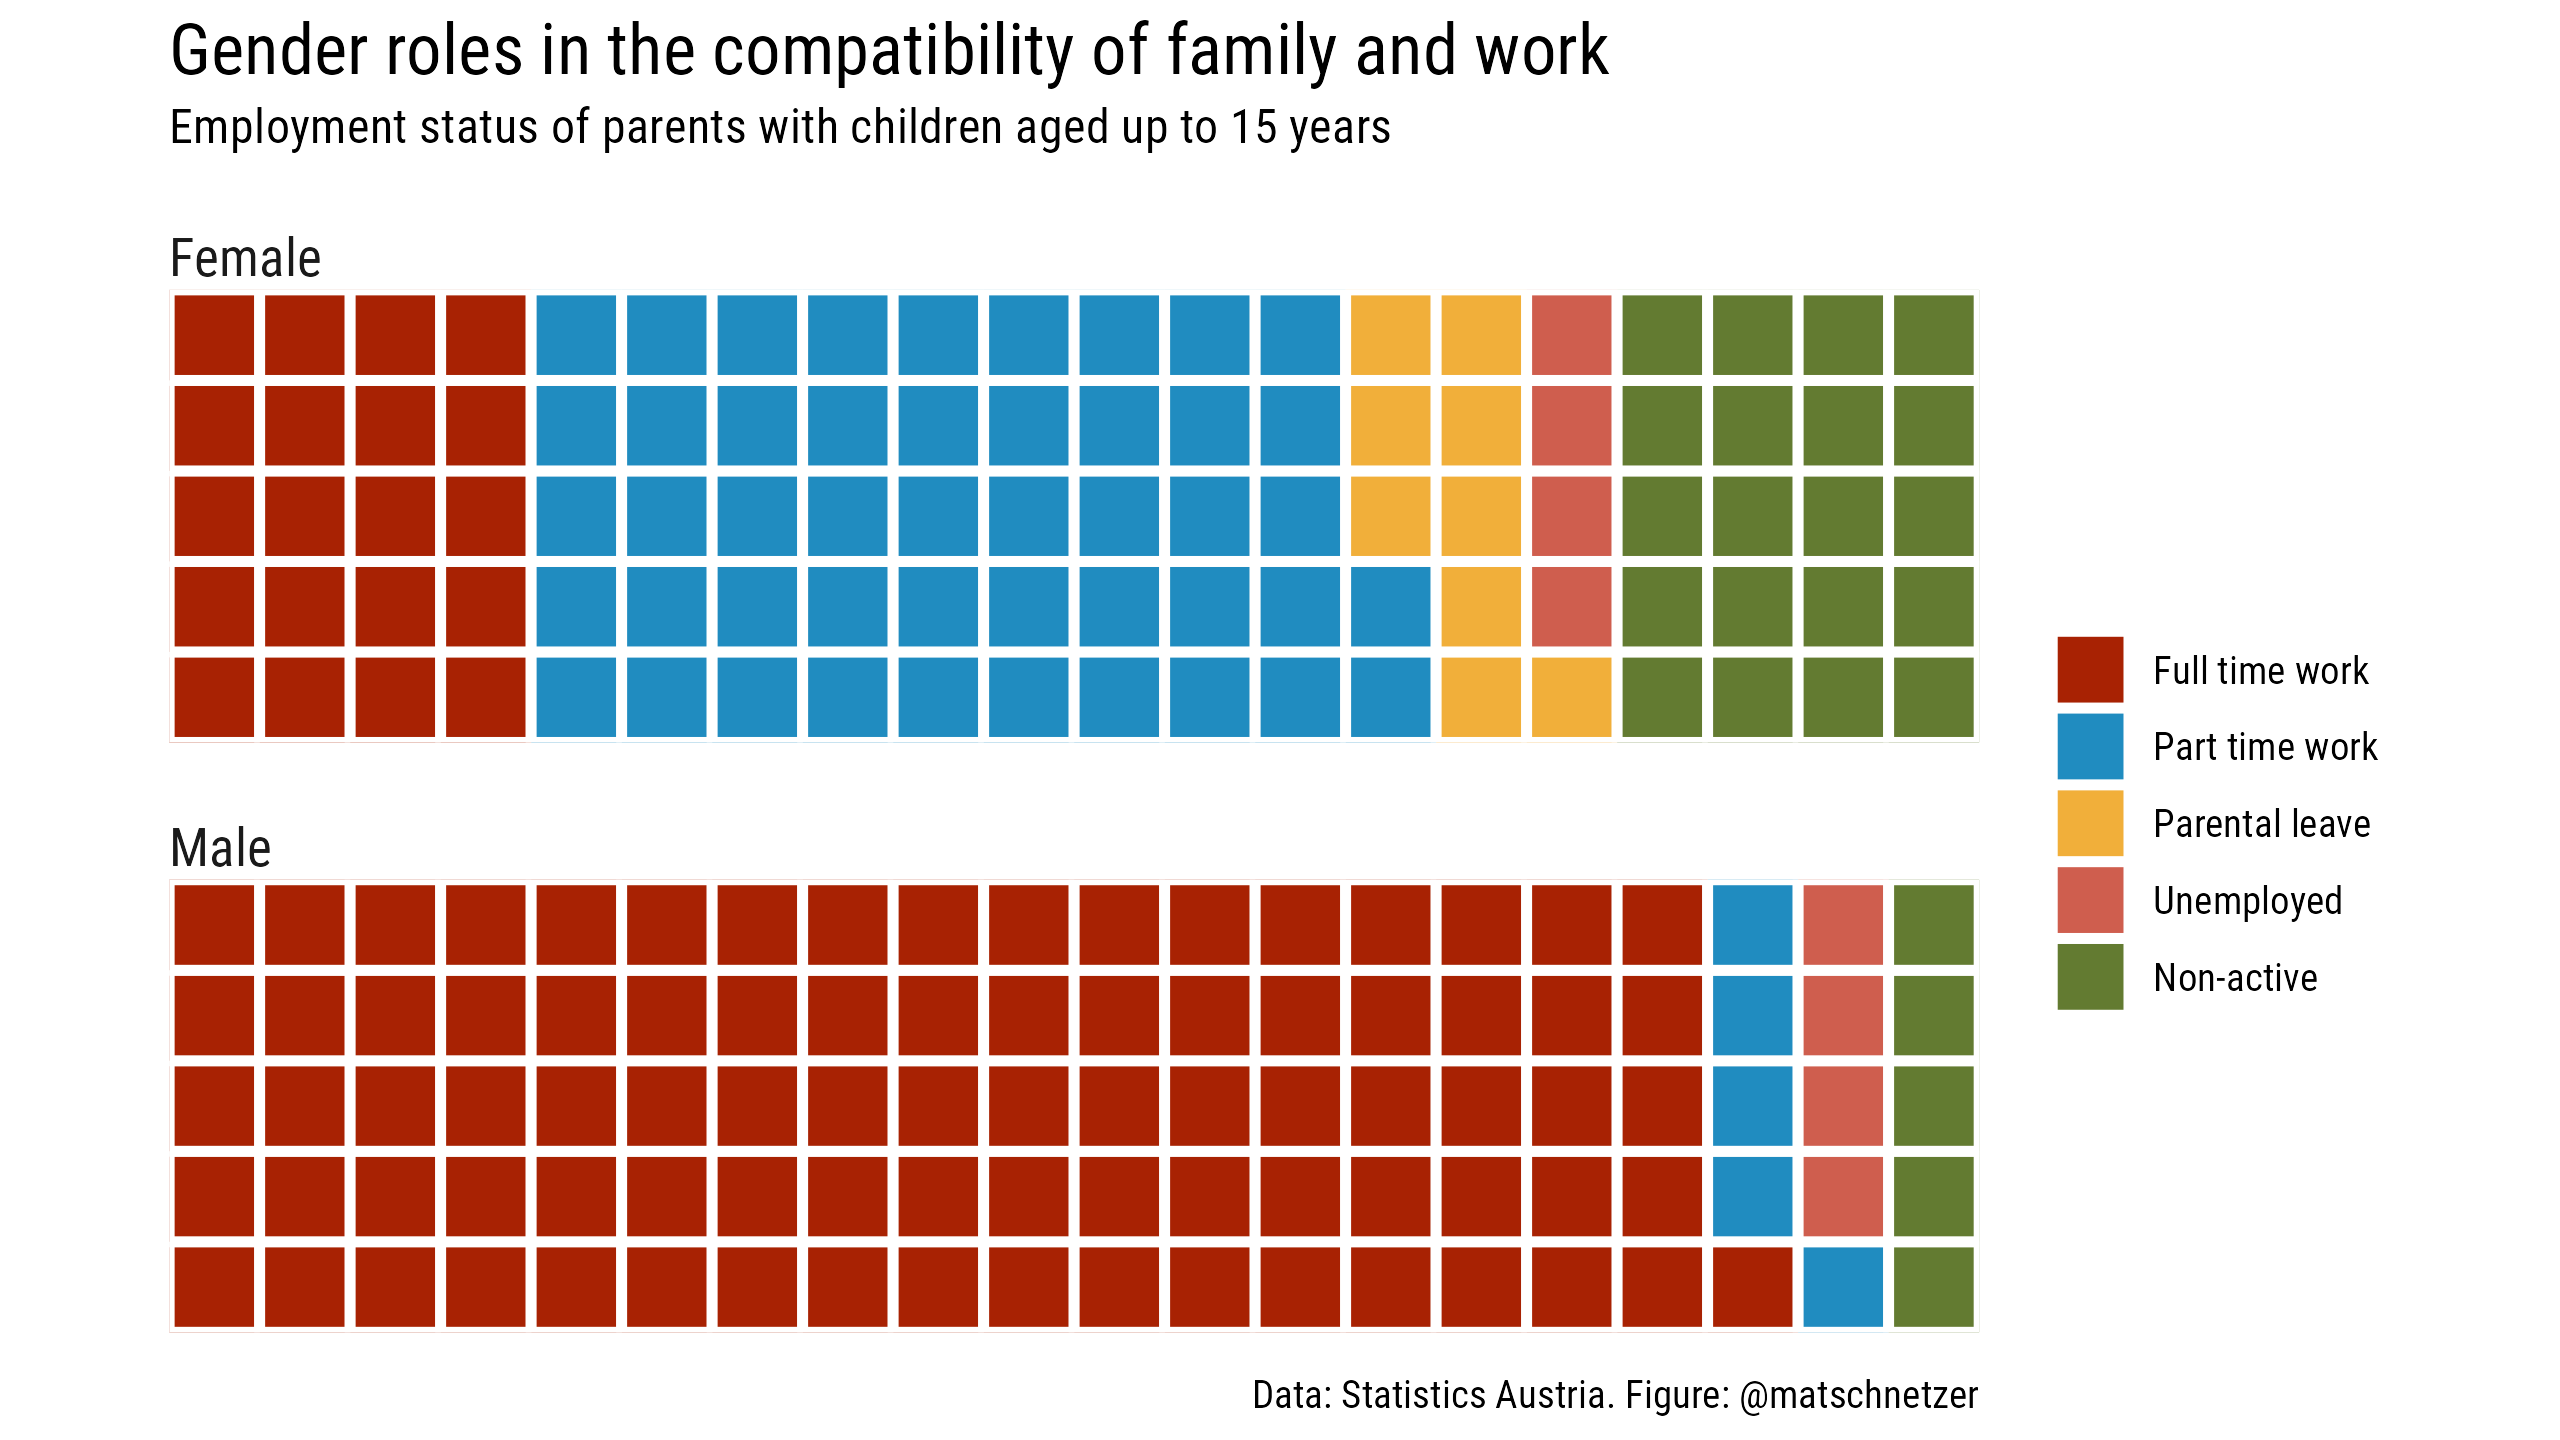

This chart was generated by the following R code:
library(tidyverse)
library(waffle)
library(MetBrewer)

data <- read.csv("empstatus.csv")

plotdata <- data |> 
  mutate(empstatus = factor(empstatus, levels = c("Full time work","Part time work","Parental leave","Unemployed","Non-active"))) |> 
  pivot_longer(-empstatus, names_to = "gender", values_to = "values")

ggplot(plotdata, aes(fill = empstatus, values = values)) +
  geom_waffle(color = "white", size=1.15, n_rows = 5, na.rm = T) +
  facet_wrap(~gender, ncol=1) +
  scale_fill_met_d(name = "Juarez") +
  coord_equal(expand = F) +
  labs(title = "Gender roles in the compatibility of family and work",
       subtitle = "Employment status of parents with children aged up to 15 years",
       caption="Data: Statistics Austria. Figure: @matschnetzer") +
  theme_minimal(base_family = "Roboto Condensed") +
  theme(strip.text.x = element_text(size = 12, hjust = 0, margin = margin(t = 1, unit = "lines")),
        plot.title = element_text(size = 16, margin = margin(b = 0.3, unit = "lines")),
        plot.caption = element_text(margin = margin(t = 1, unit = "lines")),
        legend.title = element_blank()) +
  theme_enhance_waffle() 


ggsave("empstatus.png", width = 8, height = 4.5, dpi = 320, bg = "white")
